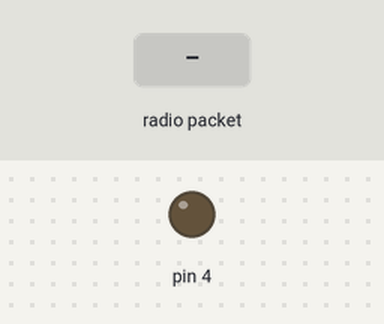
Recording of a sketch running on a simulated Arduino Uno, built with avr-gcc and run on an emulated ATmega328P. On the bench: output pins drawn as LEDs (lit = HIGH). Inputs (shaded band) come from the test bench. No radio packets arrive unless stated.

Above: at 1.2 s.
1.3 s: radio packet "1" arrives
At 2.6 s:
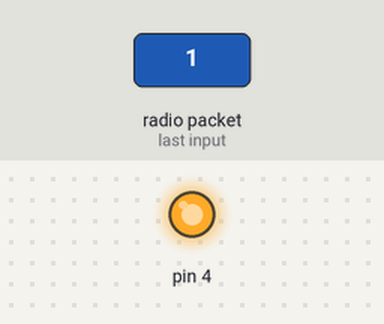
Timing chart, 0 to 4.3 s (numbered marks = the images above; inputs shaded):
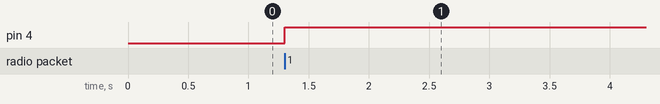

The sketch:

NRF-Receiver.ino
```cpp
#include<SPI.h>
#include"RF24.h"

RF24 radio(8,7);
const uint64_t pipe=0xE8E8F0F0E1LL;
int msg[1];


void setup() {
  // put your setup code here, to run once:
radio.begin();
radio.openReadingPipe(1,pipe);
radio.startListening();
pinMode(4,OUTPUT);
}

void loop() {
  // put your main code here, to run repeatedly:
if( radio.available())
{
  bool done = false;
  while(!done)
  {

    digitalWrite(4,HIGH);
    delay(1000);
    digitalWrite(4,LOW);
  }
}
}
```

Measured:
- after the input at 1.3 s, pin 4: LOW → HIGH at once
